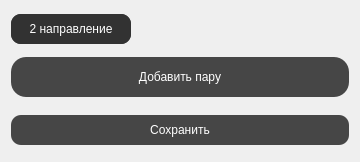
                  <widget class="QWidget" name="scrollAreaWidgetContents_2">
                   <property name="geometry">
                    <rect>
                     <x>0</x>
                     <y>0</y>
                     <width>360</width>
                     <height>162</height>
                    </rect>
                   </property>
                   <layout class="QVBoxLayout" name="verticalLayout_2">
                    <property name="spacing">
                     <number>0</number>
                    </property>
                    <item>
                     <widget class="QWidget" name="widget_20" native="true">
                      <property name="minimumSize">
                       <size>
                        <width>120</width>
                        <height>30</height>
                       </size>
                      </property>
                      <property name="maximumSize">
                       <size>
                        <width>120</width>
                        <height>30</height>
                       </size>
                      </property>
                      <property name="styleSheet">
                       <string notr="true">background-color: rgb(50,50,50);
                            border-radius: 10px;
                            color: white;
                       </string>
                      </property>
                      <layout class="QGridLayout" name="gridLayout_11">
                       <property name="leftMargin">
                        <number>0</number>
                       </property>
                       <property name="topMargin">
                        <number>0</number>
                       </property>
                       <property name="rightMargin">
                        <number>0</number>
                       </property>
                       <property name="bottomMargin">
                        <number>0</number>
                       </property>
                       <item row="0" column="0">
                        <widget class="QLabel" name="label_4">
                         <property name="text">
                          <string>2 направление</string>
                         </property>
                         <property name="alignment">
                          <set>Qt::AlignmentFlag::AlignCenter</set>
                         </property>
                        </widget>
                       </item>
                      </layout>
                     </widget>
                    </item>
                    <item>
                     <spacer name="verticalSpacer_23">
                      <property name="orientation">
                       <enum>Qt::Orientation::Vertical</enum>
                      </property>
                      <property name="sizeType">
                       <enum>QSizePolicy::Policy::Minimum</enum>
                      </property>
                      <property name="sizeHint" stdset="0">
                       <size>
                        <width>20</width>
                        <height>10</height>
                       </size>
                      </property>
                     </spacer>
                    </item>
                    <item>
                     <widget class="QPushButton" name="pushButton_6">
                      <property name="enabled">
                       <bool>true</bool>
                      </property>
                      <property name="minimumSize">
                       <size>
                        <width>0</width>
                        <height>40</height>
                       </size>
                      </property>
                      <property name="palette">
                       <palette>
                        <active>
                         <colorrole role="WindowText">
                          <brush brushstyle="SolidPattern">
                           <color alpha="255">
                            <red>255</red>
                            <green>255</green>
                            <blue>255</blue>
                           </color>
                          </brush>
                         </colorrole>
                         <colorrole role="Button">
                          <brush brushstyle="SolidPattern">
                           <color alpha="255">
                            <red>70</red>
                            <green>70</green>
                            <blue>70</blue>
                           </color>
                          </brush>
                         </colorrole>
                         <colorrole role="Text">
                          <brush brushstyle="SolidPattern">
                           <color alpha="255">
                            <red>255</red>
                            <green>255</green>
                            <blue>255</blue>
                           </color>
                          </brush>
                         </colorrole>
                         <colorrole role="ButtonText">
                          <brush brushstyle="SolidPattern">
                           <color alpha="255">
                            <red>255</red>
                            <green>255</green>
                            <blue>255</blue>
                           </color>
                          </brush>
                         </colorrole>
                         <colorrole role="Base">
                          <brush brushstyle="SolidPattern">
                           <color alpha="255">
                            <red>70</red>
                            <green>70</green>
                            <blue>70</blue>
                           </color>
                          </brush>
                         </colorrole>
                         <colorrole role="Window">
                          <brush brushstyle="SolidPattern">
                           <color alpha="255">
                            <red>70</red>
                            <green>70</green>
                            <blue>70</blue>
                           </color>
                          </brush>
                         </colorrole>
                         <colorrole role="PlaceholderText">
                          <brush brushstyle="SolidPattern">
                           <color alpha="128">
                            <red>255</red>
                            <green>255</green>
                            <blue>255</blue>
                           </color>
                          </brush>
                         </colorrole>
                        </active>
                        <inactive>
                         <colorrole role="WindowText">
                          <brush brushstyle="SolidPattern">
                           <color alpha="255">
                            <red>255</red>
                            <green>255</green>
                            <blue>255</blue>
                           </color>
                          </brush>
                         </colorrole>
                         <colorrole role="Button">
                          <brush brushstyle="SolidPattern">
                           <color alpha="255">
                            <red>70</red>
                            <green>70</green>
                            <blue>70</blue>
                           </color>
                          </brush>
                         </colorrole>
                         <colorrole role="Text">
                          <brush brushstyle="SolidPattern">
                           <color alpha="255">
                            <red>255</red>
                            <green>255</green>
                            <blue>255</blue>
                           </color>
                          </brush>
                         </colorrole>
                         <colorrole role="ButtonText">
                          <brush brushstyle="SolidPattern">
                           <color alpha="255">
                            <red>255</red>
                            <green>255</green>
                            <blue>255</blue>
                           </color>
                          </brush>
                         </colorrole>
                         <colorrole role="Base">
                          <brush brushstyle="SolidPattern">
                           <color alpha="255">
                            <red>70</red>
                            <green>70</green>
                            <blue>70</blue>
                           </color>
                          </brush>
                         </colorrole>
                         <colorrole role="Window">
                          <brush brushstyle="SolidPattern">
                           <color alpha="255">
                            <red>70</red>
                            <green>70</green>
                            <blue>70</blue>
                           </color>
                          </brush>
                         </colorrole>
                         <colorrole role="PlaceholderText">
                          <brush brushstyle="SolidPattern">
                           <color alpha="128">
                            <red>255</red>
                            <green>255</green>
                            <blue>255</blue>
                           </color>
                          </brush>
                         </colorrole>
                        </inactive>
                        <disabled>
                         <colorrole role="WindowText">
                          <brush brushstyle="SolidPattern">
                           <color alpha="255">
                            <red>255</red>
                            <green>255</green>
                            <blue>255</blue>
                           </color>
                          </brush>
                         </colorrole>
                         <colorrole role="Button">
                          <brush brushstyle="SolidPattern">
                           <color alpha="255">
                            <red>70</red>
                            <green>70</green>
                            <blue>70</blue>
                           </color>
                          </brush>
                         </colorrole>
                         <colorrole role="Text">
                          <brush brushstyle="SolidPattern">
                           <color alpha="255">
                            <red>255</red>
                            <green>255</green>
                            <blue>255</blue>
                           </color>
                          </brush>
                         </colorrole>
                         <colorrole role="ButtonText">
                          <brush brushstyle="SolidPattern">
                           <color alpha="255">
                            <red>255</red>
                            <green>255</green>
                            <blue>255</blue>
                           </color>
                          </brush>
                         </colorrole>
                         <colorrole role="Base">
                          <brush brushstyle="SolidPattern">
                           <color alpha="255">
                            <red>70</red>
                            <green>70</green>
                            <blue>70</blue>
                           </color>
                          </brush>
                         </colorrole>
                         <colorrole role="Window">
                          <brush brushstyle="SolidPattern">
                           <color alpha="255">
                            <red>70</red>
                            <green>70</green>
                            <blue>70</blue>
                           </color>
                          </brush>
                         </colorrole>
                         <colorrole role="PlaceholderText">
                          <brush brushstyle="SolidPattern">
                           <color alpha="128">
                            <red>255</red>
                            <green>255</green>
                            <blue>255</blue>
                           </color>
                          </brush>
                         </colorrole>
                        </disabled>
                       </palette>
                      </property>
                      <property name="styleSheet">
                       <string notr="true">QPushButton {background-color: rgb(70,70,70);
                            border-radius: 15px;
                            color: white;}
                            QPushButton:hover {background-color: rgb(80,80,80);}
                            QPushButton:pressed {background-color: rgb(30,30,30);}</string>
                      </property>
                      <property name="text">
                       <string>Добавить пару</string>
                      </property>
                     </widget>
                    </item>
                    <item>
                     <spacer name="verticalSpacer_24">
                      <property name="orientation">
                       <enum>Qt::Orientation::Vertical</enum>
                      </property>
                      <property name="sizeType">
                       <enum>QSizePolicy::Policy::Minimum</enum>
                      </property>
                      <property name="sizeHint" stdset="0">
                       <size>
                        <width>20</width>
                        <height>15</height>
                       </size>
                      </property>
                     </spacer>
                    </item>
                    <item>
                     <widget class="QPushButton" name="saveButton">
                      <property name="enabled">
                       <bool>true</bool>
                      </property>
                      <property name="minimumSize">
                       <size>
                        <width>0</width>
                        <height>30</height>
                       </size>
                      </property>
                      <property name="palette">
                       <palette>
                        <active>
                         <colorrole role="WindowText">
                          <brush brushstyle="SolidPattern">
                           <color alpha="255">
                            <red>255</red>
                            <green>255</green>
                            <blue>255</blue>
                           </color>
                          </brush>
                         </colorrole>
                         <colorrole role="Button">
                          <brush brushstyle="SolidPattern">
                           <color alpha="255">
                            <red>70</red>
                            <green>70</green>
                            <blue>70</blue>
                           </color>
                          </brush>
                         </colorrole>
                         <colorrole role="Text">
                          <brush brushstyle="SolidPattern">
                           <color alpha="255">
                            <red>255</red>
                            <green>255</green>
                            <blue>255</blue>
                           </color>
                          </brush>
                         </colorrole>
                         <colorrole role="ButtonText">
                          <brush brushstyle="SolidPattern">
                           <color alpha="255">
                            <red>255</red>
                            <green>255</green>
                            <blue>255</blue>
                           </color>
                          </brush>
                         </colorrole>
                         <colorrole role="Base">
                          <brush brushstyle="SolidPattern">
                           <color alpha="255">
                            <red>70</red>
                            <green>70</green>
                            <blue>70</blue>
                           </color>
                          </brush>
                         </colorrole>
                         <colorrole role="Window">
                          <brush brushstyle="SolidPattern">
                           <color alpha="255">
                            <red>70</red>
                            <green>70</green>
                            <blue>70</blue>
                           </color>
                          </brush>
                         </colorrole>
                         <colorrole role="PlaceholderText">
                          <brush brushstyle="SolidPattern">
                           <color alpha="128">
                            <red>255</red>
                            <green>255</green>
                            <blue>255</blue>
                           </color>
                          </brush>
                         </colorrole>
                        </active>
                        <inactive>
                         <colorrole role="WindowText">
                          <brush brushstyle="SolidPattern">
                           <color alpha="255">
                            <red>255</red>
                            <green>255</green>
                            <blue>255</blue>
                           </color>
                          </brush>
                         </colorrole>
                         <colorrole role="Button">
                          <brush brushstyle="SolidPattern">
                           <color alpha="255">
                            <red>70</red>
                            <green>70</green>
                            <blue>70</blue>
                           </color>
                          </brush>
                         </colorrole>
                         <colorrole role="Text">
                          <brush brushstyle="SolidPattern">
                           <color alpha="255">
                            <red>255</red>
                            <green>255</green>
                            <blue>255</blue>
                           </color>
                          </brush>
                         </colorrole>
                         <colorrole role="ButtonText">
                          <brush brushstyle="SolidPattern">
                           <color alpha="255">
                            <red>255</red>
                            <green>255</green>
                            <blue>255</blue>
                           </color>
                          </brush>
                         </colorrole>
                         <colorrole role="Base">
                          <brush brushstyle="SolidPattern">
                           <color alpha="255">
                            <red>70</red>
                            <green>70</green>
                            <blue>70</blue>
                           </color>
                          </brush>
                         </colorrole>
                         <colorrole role="Window">
                          <brush brushstyle="SolidPattern">
                           <color alpha="255">
                            <red>70</red>
                            <green>70</green>
                            <blue>70</blue>
                           </color>
                          </brush>
                         </colorrole>
                         <colorrole role="PlaceholderText">
                          <brush brushstyle="SolidPattern">
                           <color alpha="128">
                            <red>255</red>
                            <green>255</green>
                            <blue>255</blue>
                           </color>
                          </brush>
                         </colorrole>
                        </inactive>
                        <disabled>
                         <colorrole role="WindowText">
                          <brush brushstyle="SolidPattern">
                           <color alpha="255">
                            <red>255</red>
                            <green>255</green>
                            <blue>255</blue>
                           </color>
                          </brush>
                         </colorrole>
                         <colorrole role="Button">
                          <brush brushstyle="SolidPattern">
                           <color alpha="255">
                            <red>70</red>
                            <green>70</green>
                            <blue>70</blue>
                           </color>
                          </brush>
                         </colorrole>
                         <colorrole role="Text">
                          <brush brushstyle="SolidPattern">
                           <color alpha="255">
                            <red>255</red>
                            <green>255</green>
                            <blue>255</blue>
                           </color>
                          </brush>
                         </colorrole>
                         <colorrole role="ButtonText">
                          <brush brushstyle="SolidPattern">
                           <color alpha="255">
                            <red>255</red>
                            <green>255</green>
                            <blue>255</blue>
                           </color>
                          </brush>
                         </colorrole>
                         <colorrole role="Base">
                          <brush brushstyle="SolidPattern">
                           <color alpha="255">
                            <red>70</red>
                            <green>70</green>
                            <blue>70</blue>
                           </color>
                          </brush>
                         </colorrole>
                         <colorrole role="Window">
                          <brush brushstyle="SolidPattern">
                           <color alpha="255">
                            <red>70</red>
                            <green>70</green>
                            <blue>70</blue>
                           </color>
                          </brush>
                         </colorrole>
                         <colorrole role="PlaceholderText">
                          <brush brushstyle="SolidPattern">
                           <color alpha="128">
                            <red>255</red>
                            <green>255</green>
                            <blue>255</blue>
                           </color>
                          </brush>
                         </colorrole>
                        </disabled>
                       </palette>
                      </property>
                      <property name="styleSheet">
                       <string notr="true">QPushButton {background-color: rgb(70,70,70);
                            border-radius: 10px;
                            color: white;}
                            QPushButton:hover {background-color: rgb(80,80,80);}
                            QPushButton:pressed {background-color: rgb(30,30,30);}</string>
                      </property>
                      <property name="text">
                       <string>Сохранить</string>
                      </property>
                     </widget>
                    </item>
                   </layout>
                  </widget>
